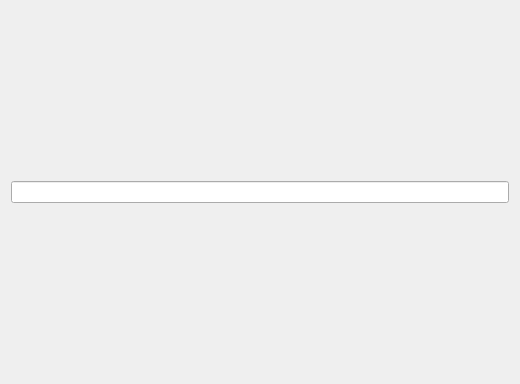
<?xml version="1.0" encoding="UTF-8"?>
<ui version="4.0">
 <class>feedsConfig</class>
 <widget class="QWidget" name="feedsConfig">
  <property name="geometry">
   <rect>
    <x>0</x>
    <y>0</y>
    <width>520</width>
    <height>384</height>
   </rect>
  </property>
  <layout class="QVBoxLayout" name="verticalLayout">
   <item>
    <widget class="QLineEdit" name="kcfg_feeds"/>
   </item>
  </layout>
 </widget>
 <resources/>
 <connections/>
</ui>
